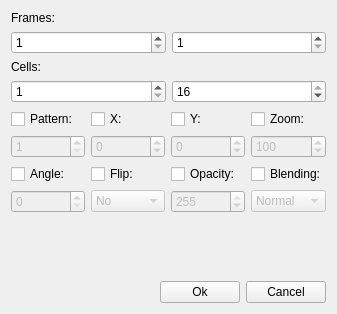
<?xml version="1.0" encoding="UTF-8"?>
<ui version="4.0">
 <class>CellBatchDialog</class>
 <widget class="QWidget" name="CellBatchDialog">
  <property name="windowModality">
   <enum>Qt::ApplicationModal</enum>
  </property>
  <property name="geometry">
   <rect>
    <x>0</x>
    <y>0</y>
    <width>337</width>
    <height>314</height>
   </rect>
  </property>
  <property name="windowTitle">
   <string>Cell Batch</string>
  </property>
  <layout class="QGridLayout" name="gridLayout_3">
   <item row="1" column="0">
    <layout class="QGridLayout" name="gridLayout">
     <item row="1" column="0">
      <widget class="QSpinBox" name="spin_pattern">
       <property name="enabled">
        <bool>false</bool>
       </property>
       <property name="minimum">
        <number>1</number>
       </property>
       <property name="maximum">
        <number>1000</number>
       </property>
      </widget>
     </item>
     <item row="3" column="0">
      <widget class="QSpinBox" name="spin_angle">
       <property name="enabled">
        <bool>false</bool>
       </property>
       <property name="minimum">
        <number>0</number>
       </property>
       <property name="maximum">
        <number>360</number>
       </property>
       <property name="value">
        <number>0</number>
       </property>
      </widget>
     </item>
     <item row="3" column="3">
      <widget class="QComboBox" name="combo_blending">
       <property name="enabled">
        <bool>false</bool>
       </property>
       <item>
        <property name="text">
         <string>Normal</string>
        </property>
       </item>
       <item>
        <property name="text">
         <string>Add</string>
        </property>
       </item>
       <item>
        <property name="text">
         <string>Sub</string>
        </property>
       </item>
      </widget>
     </item>
     <item row="1" column="1">
      <widget class="QSpinBox" name="spin_x">
       <property name="enabled">
        <bool>false</bool>
       </property>
       <property name="minimum">
        <number>-320</number>
       </property>
       <property name="maximum">
        <number>320</number>
       </property>
      </widget>
     </item>
     <item row="1" column="2">
      <widget class="QSpinBox" name="spin_y">
       <property name="enabled">
        <bool>false</bool>
       </property>
       <property name="minimum">
        <number>-160</number>
       </property>
       <property name="maximum">
        <number>160</number>
       </property>
      </widget>
     </item>
     <item row="3" column="1">
      <widget class="QComboBox" name="combo_flip">
       <property name="enabled">
        <bool>false</bool>
       </property>
       <item>
        <property name="text">
         <string>No</string>
        </property>
       </item>
       <item>
        <property name="text">
         <string>Yes</string>
        </property>
       </item>
      </widget>
     </item>
     <item row="1" column="3">
      <widget class="QSpinBox" name="spin_zoom">
       <property name="enabled">
        <bool>false</bool>
       </property>
       <property name="minimum">
        <number>20</number>
       </property>
       <property name="maximum">
        <number>800</number>
       </property>
       <property name="value">
        <number>100</number>
       </property>
      </widget>
     </item>
     <item row="3" column="2">
      <widget class="QSpinBox" name="spin_opacity">
       <property name="enabled">
        <bool>false</bool>
       </property>
       <property name="minimum">
        <number>0</number>
       </property>
       <property name="maximum">
        <number>255</number>
       </property>
       <property name="value">
        <number>255</number>
       </property>
      </widget>
     </item>
     <item row="0" column="0">
      <widget class="QCheckBox" name="check_pattern">
       <property name="text">
        <string>Pattern:</string>
       </property>
      </widget>
     </item>
     <item row="0" column="1">
      <widget class="QCheckBox" name="check_x">
       <property name="text">
        <string>X:</string>
       </property>
      </widget>
     </item>
     <item row="0" column="2">
      <widget class="QCheckBox" name="check_y">
       <property name="text">
        <string>Y:</string>
       </property>
      </widget>
     </item>
     <item row="0" column="3">
      <widget class="QCheckBox" name="check_zoom">
       <property name="text">
        <string>Zoom:</string>
       </property>
      </widget>
     </item>
     <item row="2" column="0">
      <widget class="QCheckBox" name="check_angle">
       <property name="text">
        <string>Angle:</string>
       </property>
      </widget>
     </item>
     <item row="2" column="1">
      <widget class="QCheckBox" name="check_flip">
       <property name="text">
        <string>Flip:</string>
       </property>
      </widget>
     </item>
     <item row="2" column="2">
      <widget class="QCheckBox" name="check_opacity">
       <property name="text">
        <string>Opacity:</string>
       </property>
      </widget>
     </item>
     <item row="2" column="3">
      <widget class="QCheckBox" name="check_blending">
       <property name="text">
        <string>Blending:</string>
       </property>
      </widget>
     </item>
    </layout>
   </item>
   <item row="0" column="0">
    <layout class="QGridLayout" name="gridLayout_2">
     <item row="0" column="0">
      <widget class="QLabel" name="label">
       <property name="text">
        <string>Frames:</string>
       </property>
      </widget>
     </item>
     <item row="1" column="1">
      <widget class="QSpinBox" name="spin_frames_to">
       <property name="minimum">
        <number>1</number>
       </property>
       <property name="maximum">
        <number>999</number>
       </property>
      </widget>
     </item>
     <item row="1" column="0">
      <widget class="QSpinBox" name="spin_frames_from">
       <property name="minimum">
        <number>1</number>
       </property>
       <property name="maximum">
        <number>999</number>
       </property>
      </widget>
     </item>
     <item row="2" column="0">
      <widget class="QLabel" name="label_2">
       <property name="text">
        <string>Cells:</string>
       </property>
      </widget>
     </item>
     <item row="3" column="0">
      <widget class="QSpinBox" name="spin_cells_from">
       <property name="minimum">
        <number>1</number>
       </property>
       <property name="maximum">
        <number>16</number>
       </property>
      </widget>
     </item>
     <item row="3" column="1">
      <widget class="QSpinBox" name="spin_cells_to">
       <property name="minimum">
        <number>1</number>
       </property>
       <property name="maximum">
        <number>16</number>
       </property>
       <property name="value">
        <number>16</number>
       </property>
      </widget>
     </item>
    </layout>
   </item>
   <item row="3" column="0">
    <layout class="QHBoxLayout" name="horizontalLayout">
     <item>
      <spacer name="horizontalSpacer">
       <property name="orientation">
        <enum>Qt::Horizontal</enum>
       </property>
       <property name="sizeHint" stdset="0">
        <size>
         <width>40</width>
         <height>20</height>
        </size>
       </property>
      </spacer>
     </item>
     <item>
      <widget class="QPushButton" name="button_ok">
       <property name="text">
        <string>Ok</string>
       </property>
      </widget>
     </item>
     <item>
      <widget class="QPushButton" name="button_cancel">
       <property name="text">
        <string>Cancel</string>
       </property>
      </widget>
     </item>
    </layout>
   </item>
   <item row="2" column="0">
    <spacer name="verticalSpacer">
     <property name="orientation">
      <enum>Qt::Vertical</enum>
     </property>
     <property name="sizeHint" stdset="0">
      <size>
       <width>20</width>
       <height>40</height>
      </size>
     </property>
    </spacer>
   </item>
  </layout>
 </widget>
 <tabstops>
  <tabstop>spin_frames_from</tabstop>
  <tabstop>spin_frames_to</tabstop>
  <tabstop>spin_cells_from</tabstop>
  <tabstop>spin_cells_to</tabstop>
  <tabstop>check_pattern</tabstop>
  <tabstop>spin_pattern</tabstop>
  <tabstop>check_x</tabstop>
  <tabstop>spin_x</tabstop>
  <tabstop>check_y</tabstop>
  <tabstop>spin_y</tabstop>
  <tabstop>check_zoom</tabstop>
  <tabstop>spin_zoom</tabstop>
  <tabstop>check_angle</tabstop>
  <tabstop>spin_angle</tabstop>
  <tabstop>check_flip</tabstop>
  <tabstop>combo_flip</tabstop>
  <tabstop>check_opacity</tabstop>
  <tabstop>spin_opacity</tabstop>
  <tabstop>check_blending</tabstop>
  <tabstop>combo_blending</tabstop>
  <tabstop>button_ok</tabstop>
  <tabstop>button_cancel</tabstop>
 </tabstops>
 <resources/>
 <connections>
  <connection>
   <sender>check_pattern</sender>
   <signal>toggled(bool)</signal>
   <receiver>spin_pattern</receiver>
   <slot>setEnabled(bool)</slot>
   <hints>
    <hint type="sourcelabel">
     <x>46</x>
     <y>148</y>
    </hint>
    <hint type="destinationlabel">
     <x>44</x>
     <y>173</y>
    </hint>
   </hints>
  </connection>
  <connection>
   <sender>check_x</sender>
   <signal>toggled(bool)</signal>
   <receiver>spin_x</receiver>
   <slot>setEnabled(bool)</slot>
   <hints>
    <hint type="sourcelabel">
     <x>119</x>
     <y>142</y>
    </hint>
    <hint type="destinationlabel">
     <x>123</x>
     <y>172</y>
    </hint>
   </hints>
  </connection>
  <connection>
   <sender>check_y</sender>
   <signal>toggled(bool)</signal>
   <receiver>spin_y</receiver>
   <slot>setEnabled(bool)</slot>
   <hints>
    <hint type="sourcelabel">
     <x>209</x>
     <y>142</y>
    </hint>
    <hint type="destinationlabel">
     <x>209</x>
     <y>175</y>
    </hint>
   </hints>
  </connection>
  <connection>
   <sender>check_zoom</sender>
   <signal>toggled(bool)</signal>
   <receiver>spin_zoom</receiver>
   <slot>setEnabled(bool)</slot>
   <hints>
    <hint type="sourcelabel">
     <x>282</x>
     <y>150</y>
    </hint>
    <hint type="destinationlabel">
     <x>282</x>
     <y>177</y>
    </hint>
   </hints>
  </connection>
  <connection>
   <sender>check_angle</sender>
   <signal>toggled(bool)</signal>
   <receiver>spin_angle</receiver>
   <slot>setEnabled(bool)</slot>
   <hints>
    <hint type="sourcelabel">
     <x>67</x>
     <y>217</y>
    </hint>
    <hint type="destinationlabel">
     <x>71</x>
     <y>247</y>
    </hint>
   </hints>
  </connection>
  <connection>
   <sender>check_flip</sender>
   <signal>toggled(bool)</signal>
   <receiver>combo_flip</receiver>
   <slot>setEnabled(bool)</slot>
   <hints>
    <hint type="sourcelabel">
     <x>97</x>
     <y>205</y>
    </hint>
    <hint type="destinationlabel">
     <x>99</x>
     <y>239</y>
    </hint>
   </hints>
  </connection>
  <connection>
   <sender>check_opacity</sender>
   <signal>toggled(bool)</signal>
   <receiver>spin_opacity</receiver>
   <slot>setEnabled(bool)</slot>
   <hints>
    <hint type="sourcelabel">
     <x>182</x>
     <y>210</y>
    </hint>
    <hint type="destinationlabel">
     <x>185</x>
     <y>235</y>
    </hint>
   </hints>
  </connection>
  <connection>
   <sender>check_blending</sender>
   <signal>toggled(bool)</signal>
   <receiver>combo_blending</receiver>
   <slot>setEnabled(bool)</slot>
   <hints>
    <hint type="sourcelabel">
     <x>264</x>
     <y>210</y>
    </hint>
    <hint type="destinationlabel">
     <x>267</x>
     <y>234</y>
    </hint>
   </hints>
  </connection>
 </connections>
</ui>
